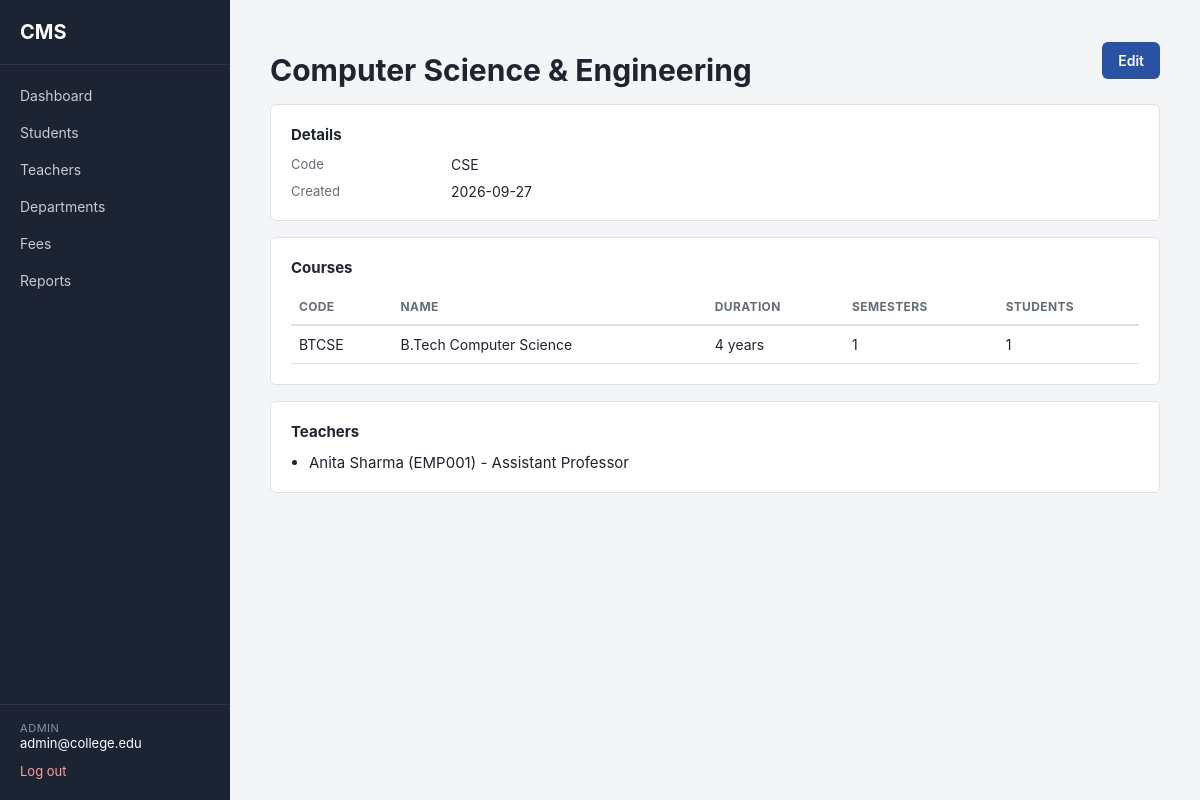
/admin/departments/1 (signed in), run on an earlier commit of the app's database.
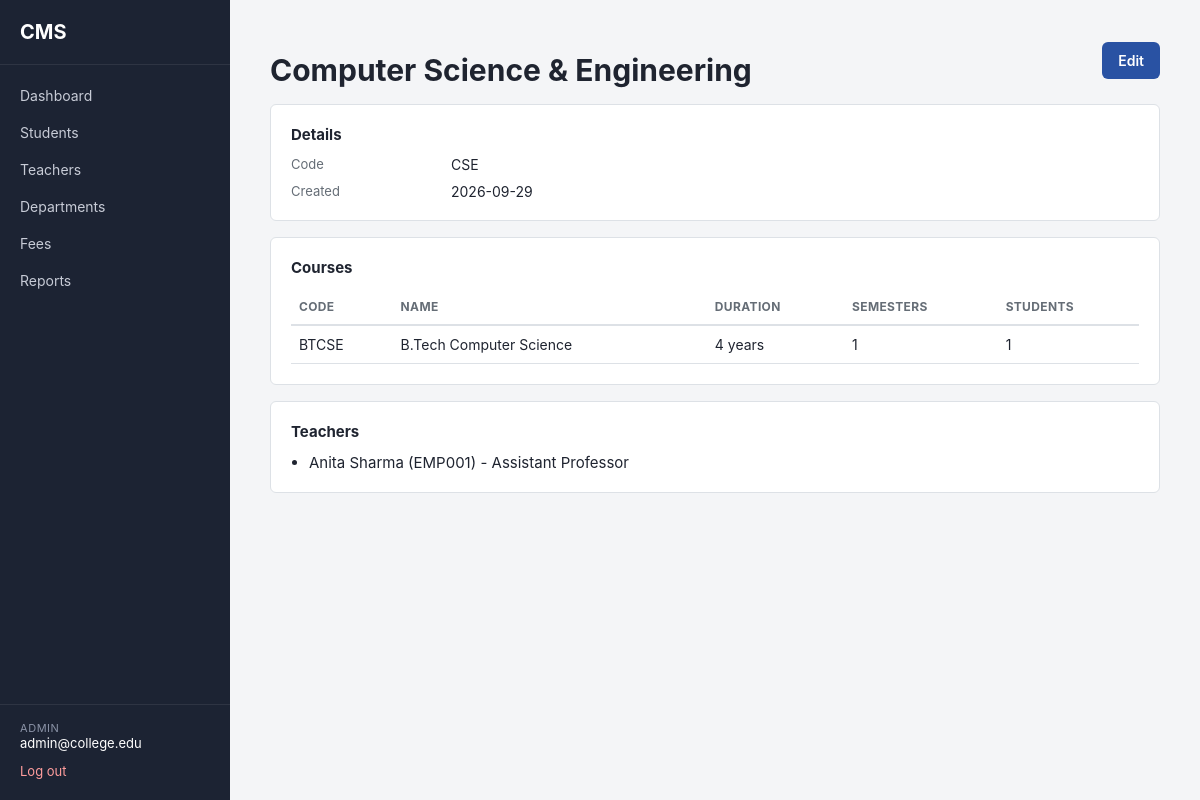
And on a later commit of the database.
### app/models/department.py (models this page shows, shortened)
class Department(db.Model, TimestampMixin):
    __tablename__ = "departments"
    id = db.Column(db.Integer, primary_key=True)
    name = db.Column(db.String(100), unique=True, nullable=False)
    code = db.Column(db.String(10), unique=True, nullable=False)  # e.g. "CSE"
    courses = db.relationship("Course", backref="department", lazy=True)
    teachers = db.relationship("Teacher", backref="department", lazy=True)

### app/routes/departments.py (the view)
@departments_bp.route("/<int:department_id>")
@login_required
@role_required("admin")
def view_department(department_id):
    department = Department.query.get_or_404(department_id)
    return render_template("departments/profile.html", department=department)

### app/__init__.py (called while the page is built)
@login_manager.user_loader
def load_user(user_id):
    from app.models.user import User
    return db.session.get(User, int(user_id))

### app/models/user.py (called while the page is built)
    @property
    def is_active(self):
        return self.is_active_account

    def is_admin(self):
        return self.role == "admin"

### app/templates/departments/profile.html (shortened to what this page needs)
{% extends "base.html" %}
{% block content %}
<div class="page-header">
    <h1>{{ department.name }}</h1>
    <a href="{{ url_for('departments.edit_department', department_id=department.id) }}" class="btn btn-primary">Edit</a>
</div>
<div class="card">
    <h2 class="card-title">Details</h2>
    <dl class="detail-grid">
        <dt>Code</dt><dd>{{ department.code }}</dd>
        <dt>Created</dt><dd>{{ department.created_at.strftime('%Y-%m-%d') }}</dd>
    </dl>
</div>
<div class="card">
    <h2 class="card-title">Courses</h2>
    {% if department.courses %}
    <table class="data-table">
        <thead>
            <tr>
                <th>Code</th>
                <th>Name</th>
                <th>Duration</th>
                <th>Semesters</th>
                <th>Students</th>
            </tr>
        </thead>
        <tbody>
            {% for course in department.courses %}
            <tr>
                <td>{{ course.code }}</td>
                <td>{{ course.name }}</td>
                <td>{{ course.duration_years }} years</td>
                <td>{{ course.semesters | length }}</td>
                <td>{{ course.students | length }}</td>
            </tr>
            {% endfor %}
        </tbody>
    </table>
    {% else %}
    <p class="text-muted">No courses in this department yet.</p>
    {% endif %}
</div>
<div class="card">
    <h2 class="card-title">Teachers</h2>
    {% if department.teachers %}
    <ul class="plain-list">
        {% for teacher in department.teachers %}
            <li>{{ teacher.full_name }} ({{ teacher.employee_code }}) - {{ teacher.designation or "No designation" }}</li>
        {% endfor %}
    </ul>
    {% else %}
    <p class="text-muted">No teachers in this department yet.</p>
    {% endif %}
</div>
{% endblock %}

What changed in the data, as far as the page shows it:
changed Department "Computer Science & Engineering": created_at "2026-09-27" → "2026-09-29"
